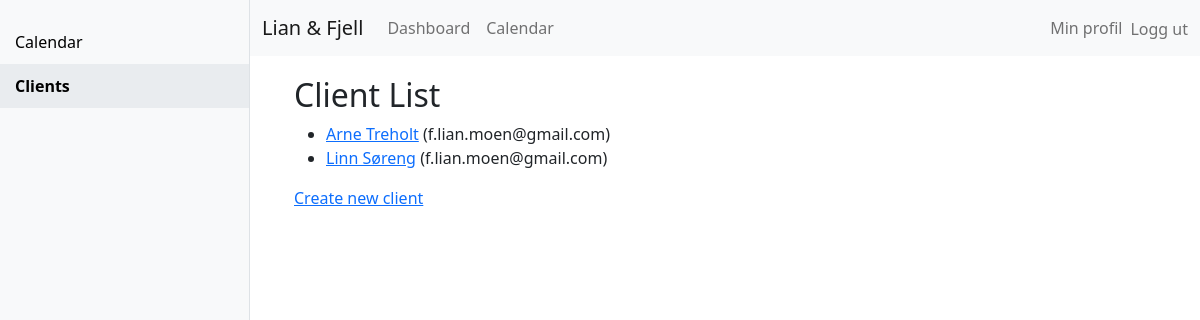
Page /journals/clients/ (signed in) on the committed database.
### journals/models.py (models this page shows)
class Client(models.Model):
    name = models.CharField(max_length=100)
    email = models.EmailField()
    psychologist = models.ForeignKey(User, on_delete=models.CASCADE)

### journals/views.py (the view)
# urls.py: path('clients/', views.client_list, name='client_list'),
@login_required
def client_list(request):
    clients = Client.objects.all()
    return render(request, 'journals/client_list.html', {'clients': clients})

### journals/templates/journals/client_list.html (shortened to what this page needs)
{% load static %}
<!DOCTYPE html>
<html lang="en">
<head>
    <link href="https://cdn.jsdelivr.net/npm/bootstrap@5.1.3/dist/css/bootstrap.min.css" rel="stylesheet">
</head>
<body>
    <nav class="navbar navbar-expand-lg navbar-light bg-light">
        <div class="container-fluid">
            <a class="navbar-brand" href="#">Lian & Fjell</a>
            <div class="collapse navbar-collapse" id="navbarNav">
                <ul class="navbar-nav me-auto mb-2 mb-lg-0">
                    <li class="nav-item">
                        <a class="nav-link" href="{% url 'dashboard' %}">Dashboard</a>
                    </li>
                    <li class="nav-item">
                        <a class="nav-link" href="{% url 'calendar_view' %}">Calendar</a>
                    </li>
                </ul>
                <ul class="navbar-nav">
                    {% if user.is_authenticated %}
                        <li class="nav-item">
                            {% if user.profile.role == 'franchise_taker' %}
                                <a class="nav-link" href="{% url 'franchise_taker_profile' user.username %}">Min profil</a>
                            {% else %}
                                <a class="nav-link" href="{% url 'employee_profile' user.username %}">Min profil</a>
                            {% endif %}
                        </li>
                        <li class="nav-item">
                            <form method="post" action="{% url 'logout' %}">
                                <button type="submit" class="btn btn-link nav-link" style="display: inline; padding: 0; border: none; background: none;">Logg ut</button>
                            </form>
                        </li>
                    {% else %}
                        <li class="nav-item">
                            <a class="nav-link" href="{% url 'login' %}">Logg inn</a>
                        </li>
                    {% endif %}
                </ul>
            </div>
        </div>
    </nav>
    <div class="container-fluid">
        <div class="row">
            <div class="col-auto">
                <div class="sidebar">
                    <ul class="nav flex-column">
                        <li class="nav-item">
                            <a class="nav-link" href="{% url 'calendar_view' %}">Calendar</a>
                        </li>
                        <li class="nav-item">
                            <a class="nav-link active" href="{% url 'client_list' %}">Clients</a>
                        </li>
                    </ul>
                </div>
            </div>
            <div class="col main-content">
                <h2>Client List</h2>
                <ul>
                    {% for client in clients %}
                        <li><a href="{% url 'client_detail' client.pk %}">{{ client.name }}</a> ({{ client.email }})</li>
                    {% endfor %}
                </ul>
                <a href="{% url 'client_create' %}">Create new client</a>
            </div>
        </div>
    </div>
</body>
</html>

### journals/templates/journals/client_list.html (style rules this page uses)
.sidebar { height: 100vh; width: 250px; position: fixed; top: 0; left: 0; background-color: #f8f9fa; padding-top: 20px; border-right: 1px solid #dee2e6; z-index: 1000; }
.sidebar .nav-link { color: #000; padding: 10px 15px; }
.sidebar .nav-link.active { font-weight: bold; background-color: #e9ecef; }
.main-content { margin-left: 250px; padding: 20px; }
.navbar { margin-left: 250px; }
.nav-item form { display: inline; padding: 0; border: none; background: none; margin: 0; }
.navbar-nav { display: flex; align-items: center; }

### rows in the picture
Client: name "Arne Treholt", email "f.lian.moen@gmail.com"
Client: name "Linn Søreng", email "f.lian.moen@gmail.com"
